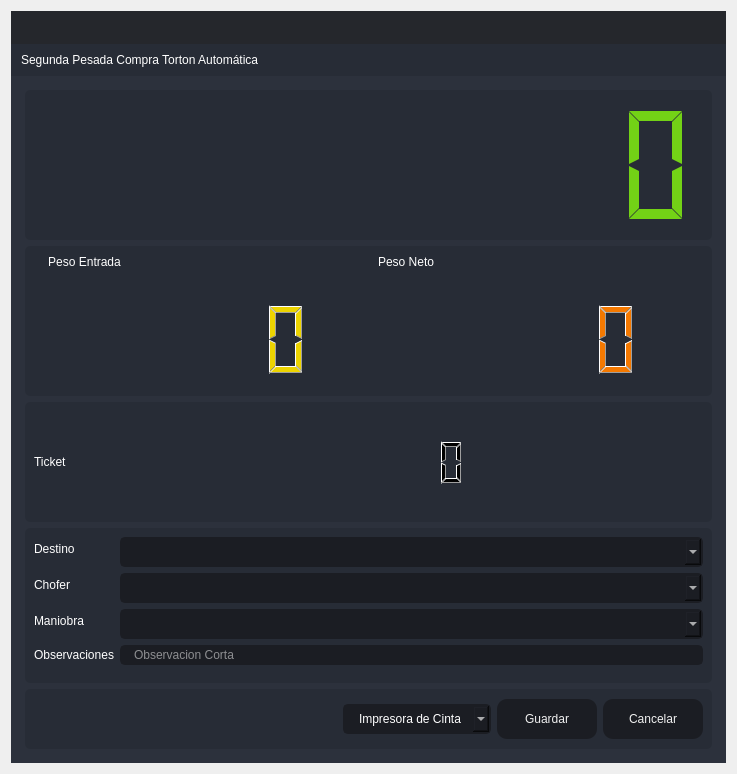
<?xml version="1.0" encoding="UTF-8"?>
<ui version="4.0">
 <class>SegundaPTA</class>
 <widget class="QDialog" name="SegundaPTA">
  <property name="windowModality">
   <enum>Qt::ApplicationModal</enum>
  </property>
  <property name="geometry">
   <rect>
    <x>0</x>
    <y>0</y>
    <width>737</width>
    <height>774</height>
   </rect>
  </property>
  <property name="minimumSize">
   <size>
    <width>737</width>
    <height>774</height>
   </size>
  </property>
  <property name="maximumSize">
   <size>
    <width>737</width>
    <height>774</height>
   </size>
  </property>
  <property name="windowTitle">
   <string>Segunda Pesada Compra Torton Automática</string>
  </property>
  <property name="windowIcon">
   <iconset resource="files.qrc">
    <normaloff>:/16x16/icons/16x16/logo.png</normaloff>:/16x16/icons/16x16/logo.png</iconset>
  </property>
  <layout class="QVBoxLayout" name="verticalLayout_6">
   <item>
    <widget class="QFrame" name="frame_main">
     <property name="styleSheet">
      <string notr="true">/* LINE EDIT */
QLineEdit {
	background-color: rgb(27, 29, 35);
	border-radius: 5px;
	border: 2px solid rgb(27, 29, 35);
	padding-left: 10px;
}
QLineEdit:hover {
	border: 2px solid rgb(64, 71, 88);
}
QLineEdit:focus {
	border: 2px solid rgb(91, 101, 124);
}

/* SCROLL BARS */
QScrollBar:horizontal {
    border: none;
    background: rgb(52, 59, 72);
    height: 14px;
    margin: 0px 21px 0 21px;
	border-radius: 0px;
}
QScrollBar::handle:horizontal {
    background: rgb(85, 170, 255);
    min-width: 25px;
	border-radius: 7px
}
QScrollBar::add-line:horizontal {
    border: none;
    background: rgb(55, 63, 77);
    width: 20px;
	border-top-right-radius: 7px;
    border-bottom-right-radius: 7px;
    subcontrol-position: right;
    subcontrol-origin: margin;
}
QScrollBar::sub-line:horizontal {
    border: none;
    background: rgb(55, 63, 77);
    width: 20px;
	border-top-left-radius: 7px;
    border-bottom-left-radius: 7px;
    subcontrol-position: left;
    subcontrol-origin: margin;
}
QScrollBar::up-arrow:horizontal, QScrollBar::down-arrow:horizontal
{
     background: none;
}
QScrollBar::add-page:horizontal, QScrollBar::sub-page:horizontal
{
     background: none;
}
 QScrollBar:vertical {
	border: none;
    background: rgb(52, 59, 72);
    width: 14px;
    margin: 21px 0 21px 0;
	border-radius: 0px;
 }
 QScrollBar::handle:vertical {	
	background: rgb(85, 170, 255);
    min-height: 25px;
	border-radius: 7px
 }
 QScrollBar::add-line:vertical {
     border: none;
    background: rgb(55, 63, 77);
     height: 20px;
	border-bottom-left-radius: 7px;
    border-bottom-right-radius: 7px;
     subcontrol-position: bottom;
     subcontrol-origin: margin;
 }
 QScrollBar::sub-line:vertical {
	border: none;
    background: rgb(55, 63, 77);
     height: 20px;
	border-top-left-radius: 7px;
    border-top-right-radius: 7px;
     subcontrol-position: top;
     subcontrol-origin: margin;
 }
 QScrollBar::up-arrow:vertical, QScrollBar::down-arrow:vertical {
     background: none;
 }

 QScrollBar::add-page:vertical, QScrollBar::sub-page:vertical {
     background: none;
 }

/* CHECKBOX */
QCheckBox::indicator {
    border: 3px solid rgb(52, 59, 72);
	width: 15px;
	height: 15px;
	border-radius: 10px;
    background: rgb(44, 49, 60);
}
QCheckBox::indicator:hover {
    border: 3px solid rgb(58, 66, 81);
}
QCheckBox::indicator:checked {
    background: 3px solid rgb(52, 59, 72);
	border: 3px solid rgb(52, 59, 72);	
	background-image: url(:/16x16/icons/16x16/cil-check-alt.png);
}

/* RADIO BUTTON */
QRadioButton::indicator {
    border: 3px solid rgb(52, 59, 72);
	width: 15px;
	height: 15px;
	border-radius: 10px;
    background: rgb(44, 49, 60);
}
QRadioButton::indicator:hover {
    border: 3px solid rgb(58, 66, 81);
}
QRadioButton::indicator:checked {
    background: 3px solid rgb(94, 106, 130);
	border: 3px solid rgb(52, 59, 72);	
}

/* COMBOBOX */
QComboBox{
	background-color: rgb(27, 29, 35);
	border-radius: 5px;
	border: 2px solid rgb(27, 29, 35);
	padding: 5px;
	padding-left: 10px;
}
QComboBox:hover{
	border: 2px solid rgb(64, 71, 88);
}
QComboBox::drop-down {
	subcontrol-origin: padding;
	subcontrol-position: top right;
	width: 25px; 
	border-left-width: 3px;
	border-left-color: rgba(39, 44, 54, 150);
	border-left-style: solid;
	border-top-right-radius: 3px;
	border-bottom-right-radius: 3px;	
	background-image: url(:/16x16/icons/16x16/cil-arrow-bottom.png);
	background-position: center;
	background-repeat: no-reperat;
 }
QComboBox QAbstractItemView {
	color: rgb(85, 170, 255);	
	background-color: rgb(27, 29, 35);
	padding: 10px;
	selection-background-color: rgb(39, 44, 54);
}

/* SLIDERS */
QSlider::groove:horizontal {
    border-radius: 9px;
    height: 18px;
	margin: 0px;
	background-color: rgb(52, 59, 72);
}
QSlider::groove:horizontal:hover {
	background-color: rgb(55, 62, 76);
}
QSlider::handle:horizontal {
    background-color: rgb(85, 170, 255);
    border: none;
    height: 18px;
    width: 18px;
    margin: 0px;
	border-radius: 9px;
}
QSlider::handle:horizontal:hover {
    background-color: rgb(105, 180, 255);
}
QSlider::handle:horizontal:pressed {
    background-color: rgb(65, 130, 195);
}

QSlider::groove:vertical {
    border-radius: 9px;
    width: 18px;
    margin: 0px;
	background-color: rgb(52, 59, 72);
}
QSlider::groove:vertical:hover {
	background-color: rgb(55, 62, 76);
}
QSlider::handle:vertical {
    background-color: rgb(85, 170, 255);
	border: none;
    height: 18px;
    width: 18px;
    margin: 0px;
	border-radius: 9px;
}
QSlider::handle:vertical:hover {
    background-color: rgb(105, 180, 255);
}
QSlider::handle:vertical:pressed {
    background-color: rgb(65, 130, 195);
}

</string>
     </property>
     <property name="frameShape">
      <enum>QFrame::NoFrame</enum>
     </property>
     <property name="frameShadow">
      <enum>QFrame::Raised</enum>
     </property>
     <layout class="QVBoxLayout" name="verticalLayout">
      <property name="spacing">
       <number>0</number>
      </property>
      <property name="leftMargin">
       <number>0</number>
      </property>
      <property name="topMargin">
       <number>0</number>
      </property>
      <property name="rightMargin">
       <number>0</number>
      </property>
      <property name="bottomMargin">
       <number>0</number>
      </property>
      <item>
       <widget class="QFrame" name="frame_top">
        <property name="minimumSize">
         <size>
          <width>0</width>
          <height>65</height>
         </size>
        </property>
        <property name="maximumSize">
         <size>
          <width>16777215</width>
          <height>65</height>
         </size>
        </property>
        <property name="styleSheet">
         <string notr="true">background-color: transparent;</string>
        </property>
        <property name="frameShape">
         <enum>QFrame::NoFrame</enum>
        </property>
        <property name="frameShadow">
         <enum>QFrame::Raised</enum>
        </property>
        <layout class="QHBoxLayout" name="horizontalLayout_3">
         <property name="spacing">
          <number>0</number>
         </property>
         <property name="leftMargin">
          <number>0</number>
         </property>
         <property name="topMargin">
          <number>0</number>
         </property>
         <property name="rightMargin">
          <number>0</number>
         </property>
         <property name="bottomMargin">
          <number>0</number>
         </property>
         <item>
          <widget class="QFrame" name="frame_toggle">
           <property name="maximumSize">
            <size>
             <width>70</width>
             <height>16777215</height>
            </size>
           </property>
           <property name="styleSheet">
            <string notr="true">background-color: rgb(27, 29, 35);</string>
           </property>
           <property name="frameShape">
            <enum>QFrame::NoFrame</enum>
           </property>
           <property name="frameShadow">
            <enum>QFrame::Raised</enum>
           </property>
           <layout class="QVBoxLayout" name="verticalLayout_3">
            <property name="spacing">
             <number>0</number>
            </property>
            <property name="leftMargin">
             <number>0</number>
            </property>
            <property name="topMargin">
             <number>0</number>
            </property>
            <property name="rightMargin">
             <number>0</number>
            </property>
            <property name="bottomMargin">
             <number>0</number>
            </property>
           </layout>
          </widget>
         </item>
         <item>
          <widget class="QFrame" name="frame_top_right">
           <property name="styleSheet">
            <string notr="true">background: transparent;</string>
           </property>
           <property name="frameShape">
            <enum>QFrame::NoFrame</enum>
           </property>
           <property name="frameShadow">
            <enum>QFrame::Raised</enum>
           </property>
           <layout class="QVBoxLayout" name="verticalLayout_2">
            <property name="spacing">
             <number>0</number>
            </property>
            <property name="leftMargin">
             <number>0</number>
            </property>
            <property name="topMargin">
             <number>0</number>
            </property>
            <property name="rightMargin">
             <number>0</number>
            </property>
            <property name="bottomMargin">
             <number>0</number>
            </property>
            <item>
             <widget class="QFrame" name="frame_top_btns">
              <property name="maximumSize">
               <size>
                <width>16777215</width>
                <height>42</height>
               </size>
              </property>
              <property name="styleSheet">
               <string notr="true">background-color: rgba(27, 29, 35, 200)</string>
              </property>
              <property name="frameShape">
               <enum>QFrame::NoFrame</enum>
              </property>
              <property name="frameShadow">
               <enum>QFrame::Raised</enum>
              </property>
              <layout class="QHBoxLayout" name="horizontalLayout_4">
               <property name="spacing">
                <number>0</number>
               </property>
               <property name="leftMargin">
                <number>0</number>
               </property>
               <property name="topMargin">
                <number>0</number>
               </property>
               <property name="rightMargin">
                <number>0</number>
               </property>
               <property name="bottomMargin">
                <number>0</number>
               </property>
               <item>
                <widget class="QFrame" name="frame_label_top_btns">
                 <property name="sizePolicy">
                  <sizepolicy hsizetype="Expanding" vsizetype="Preferred">
                   <horstretch>0</horstretch>
                   <verstretch>0</verstretch>
                  </sizepolicy>
                 </property>
                 <property name="frameShape">
                  <enum>QFrame::NoFrame</enum>
                 </property>
                 <property name="frameShadow">
                  <enum>QFrame::Raised</enum>
                 </property>
                 <layout class="QHBoxLayout" name="horizontalLayout_10">
                  <property name="spacing">
                   <number>0</number>
                  </property>
                  <property name="leftMargin">
                   <number>5</number>
                  </property>
                  <property name="topMargin">
                   <number>0</number>
                  </property>
                  <property name="rightMargin">
                   <number>10</number>
                  </property>
                  <property name="bottomMargin">
                   <number>0</number>
                  </property>
                 </layout>
                </widget>
               </item>
               <item alignment="Qt::AlignRight">
                <widget class="QFrame" name="frame_btns_right">
                 <property name="sizePolicy">
                  <sizepolicy hsizetype="Expanding" vsizetype="Preferred">
                   <horstretch>0</horstretch>
                   <verstretch>0</verstretch>
                  </sizepolicy>
                 </property>
                 <property name="maximumSize">
                  <size>
                   <width>120</width>
                   <height>16777215</height>
                  </size>
                 </property>
                 <property name="frameShape">
                  <enum>QFrame::NoFrame</enum>
                 </property>
                 <property name="frameShadow">
                  <enum>QFrame::Raised</enum>
                 </property>
                 <layout class="QHBoxLayout" name="horizontalLayout_5">
                  <property name="spacing">
                   <number>0</number>
                  </property>
                  <property name="leftMargin">
                   <number>0</number>
                  </property>
                  <property name="topMargin">
                   <number>0</number>
                  </property>
                  <property name="rightMargin">
                   <number>0</number>
                  </property>
                  <property name="bottomMargin">
                   <number>0</number>
                  </property>
                 </layout>
                </widget>
               </item>
              </layout>
             </widget>
            </item>
            <item>
             <widget class="QFrame" name="frame_top_info">
              <property name="maximumSize">
               <size>
                <width>16777215</width>
                <height>65</height>
               </size>
              </property>
              <property name="styleSheet">
               <string notr="true">background-color: rgb(39, 44, 54);</string>
              </property>
              <property name="frameShape">
               <enum>QFrame::NoFrame</enum>
              </property>
              <property name="frameShadow">
               <enum>QFrame::Raised</enum>
              </property>
              <layout class="QHBoxLayout" name="horizontalLayout_8">
               <property name="spacing">
                <number>0</number>
               </property>
               <property name="leftMargin">
                <number>10</number>
               </property>
               <property name="topMargin">
                <number>0</number>
               </property>
               <property name="rightMargin">
                <number>10</number>
               </property>
               <property name="bottomMargin">
                <number>0</number>
               </property>
               <item>
                <widget class="QLabel" name="label">
                 <property name="styleSheet">
                  <string notr="true">font: 75 16pt &quot;MS Shell Dlg 2&quot;;
color: rgb(255, 255, 255);</string>
                 </property>
                 <property name="text">
                  <string>Segunda Pesada Compra Torton Automática</string>
                 </property>
                </widget>
               </item>
              </layout>
             </widget>
            </item>
           </layout>
          </widget>
         </item>
        </layout>
       </widget>
      </item>
      <item>
       <widget class="QFrame" name="frame_center">
        <property name="sizePolicy">
         <sizepolicy hsizetype="Expanding" vsizetype="Expanding">
          <horstretch>0</horstretch>
          <verstretch>0</verstretch>
         </sizepolicy>
        </property>
        <property name="styleSheet">
         <string notr="true">background-color: rgb(40, 44, 52);</string>
        </property>
        <property name="frameShape">
         <enum>QFrame::NoFrame</enum>
        </property>
        <property name="frameShadow">
         <enum>QFrame::Raised</enum>
        </property>
        <layout class="QHBoxLayout" name="horizontalLayout_2">
         <property name="spacing">
          <number>0</number>
         </property>
         <property name="leftMargin">
          <number>0</number>
         </property>
         <property name="topMargin">
          <number>0</number>
         </property>
         <property name="rightMargin">
          <number>0</number>
         </property>
         <property name="bottomMargin">
          <number>0</number>
         </property>
         <item>
          <widget class="QFrame" name="frame_content_right">
           <property name="styleSheet">
            <string notr="true">background-color: rgb(44, 49, 60);</string>
           </property>
           <property name="frameShape">
            <enum>QFrame::NoFrame</enum>
           </property>
           <property name="frameShadow">
            <enum>QFrame::Raised</enum>
           </property>
           <layout class="QVBoxLayout" name="verticalLayout_4">
            <property name="spacing">
             <number>0</number>
            </property>
            <property name="leftMargin">
             <number>0</number>
            </property>
            <property name="topMargin">
             <number>0</number>
            </property>
            <property name="rightMargin">
             <number>0</number>
            </property>
            <property name="bottomMargin">
             <number>0</number>
            </property>
            <item>
             <widget class="QFrame" name="frame_content">
              <property name="frameShape">
               <enum>QFrame::NoFrame</enum>
              </property>
              <property name="frameShadow">
               <enum>QFrame::Raised</enum>
              </property>
              <layout class="QVBoxLayout" name="verticalLayout_9">
               <property name="spacing">
                <number>0</number>
               </property>
               <property name="leftMargin">
                <number>5</number>
               </property>
               <property name="topMargin">
                <number>5</number>
               </property>
               <property name="rightMargin">
                <number>5</number>
               </property>
               <property name="bottomMargin">
                <number>5</number>
               </property>
               <item>
                <widget class="QStackedWidget" name="stackedWidget">
                 <property name="styleSheet">
                  <string notr="true">background: transparent;</string>
                 </property>
                 <property name="currentIndex">
                  <number>0</number>
                 </property>
                 <widget class="QWidget" name="page_home">
                  <layout class="QVBoxLayout" name="verticalLayout_10">
                   <item>
                    <widget class="QFrame" name="frame_3">
                     <property name="minimumSize">
                      <size>
                       <width>0</width>
                       <height>150</height>
                      </size>
                     </property>
                     <property name="maximumSize">
                      <size>
                       <width>16777215</width>
                       <height>150</height>
                      </size>
                     </property>
                     <property name="styleSheet">
                      <string notr="true">background-color: rgb(39, 44, 54);
border-radius: 5px;</string>
                     </property>
                     <property name="frameShape">
                      <enum>QFrame::StyledPanel</enum>
                     </property>
                     <property name="frameShadow">
                      <enum>QFrame::Raised</enum>
                     </property>
                     <layout class="QVBoxLayout" name="verticalLayout_11">
                      <item>
                       <layout class="QVBoxLayout" name="verticalLayout_8">
                        <item>
                         <widget class="QLCDNumber" name="lcdNumber_7">
                          <property name="styleSheet">
                           <string notr="true">color:rgb(115, 210, 22)</string>
                          </property>
                          <property name="digitCount">
                           <number>10</number>
                          </property>
                          <property name="segmentStyle">
                           <enum>QLCDNumber::Flat</enum>
                          </property>
                         </widget>
                        </item>
                       </layout>
                      </item>
                     </layout>
                    </widget>
                   </item>
                   <item>
                    <widget class="QFrame" name="frame_4">
                     <property name="minimumSize">
                      <size>
                       <width>0</width>
                       <height>150</height>
                      </size>
                     </property>
                     <property name="maximumSize">
                      <size>
                       <width>16777215</width>
                       <height>150</height>
                      </size>
                     </property>
                     <property name="styleSheet">
                      <string notr="true">background-color: rgb(39, 44, 54);
border-radius: 5px;</string>
                     </property>
                     <property name="frameShape">
                      <enum>QFrame::StyledPanel</enum>
                     </property>
                     <property name="frameShadow">
                      <enum>QFrame::Raised</enum>
                     </property>
                     <layout class="QHBoxLayout" name="horizontalLayout_6">
                      <item>
                       <layout class="QFormLayout" name="formLayout_4">
                        <property name="sizeConstraint">
                         <enum>QLayout::SetDefaultConstraint</enum>
                        </property>
                        <property name="fieldGrowthPolicy">
                         <enum>QFormLayout::FieldsStayAtSizeHint</enum>
                        </property>
                        <property name="rowWrapPolicy">
                         <enum>QFormLayout::DontWrapRows</enum>
                        </property>
                        <property name="labelAlignment">
                         <set>Qt::AlignLeading|Qt::AlignLeft|Qt::AlignVCenter</set>
                        </property>
                        <property name="formAlignment">
                         <set>Qt::AlignHCenter|Qt::AlignTop</set>
                        </property>
                        <property name="horizontalSpacing">
                         <number>10</number>
                        </property>
                        <property name="verticalSpacing">
                         <number>30</number>
                        </property>
                        <property name="leftMargin">
                         <number>0</number>
                        </property>
                        <property name="rightMargin">
                         <number>0</number>
                        </property>
                        <item row="0" column="0">
                         <widget class="QLabel" name="label_3">
                          <property name="layoutDirection">
                           <enum>Qt::LeftToRight</enum>
                          </property>
                          <property name="styleSheet">
                           <string notr="true">color: rgb(255, 255, 255);
font: 75 12pt &quot;MS Shell Dlg 2&quot;;</string>
                          </property>
                          <property name="frameShape">
                           <enum>QFrame::NoFrame</enum>
                          </property>
                          <property name="text">
                           <string>Peso Entrada</string>
                          </property>
                          <property name="alignment">
                           <set>Qt::AlignCenter</set>
                          </property>
                         </widget>
                        </item>
                        <item row="0" column="1">
                         <widget class="QLabel" name="label_4">
                          <property name="styleSheet">
                           <string notr="true">color: rgb(255, 255, 255);
font: 75 12pt &quot;MS Shell Dlg 2&quot;;</string>
                          </property>
                          <property name="text">
                           <string>Peso Neto</string>
                          </property>
                          <property name="alignment">
                           <set>Qt::AlignCenter</set>
                          </property>
                         </widget>
                        </item>
                        <item row="1" column="0">
                         <widget class="QLCDNumber" name="lcdNumber_3">
                          <property name="minimumSize">
                           <size>
                            <width>320</width>
                            <height>80</height>
                           </size>
                          </property>
                          <property name="maximumSize">
                           <size>
                            <width>16777215</width>
                            <height>80</height>
                           </size>
                          </property>
                          <property name="styleSheet">
                           <string notr="true">color:rgb(237, 212, 0)</string>
                          </property>
                         </widget>
                        </item>
                        <item row="1" column="1">
                         <widget class="QLCDNumber" name="lcdNumber_1">
                          <property name="minimumSize">
                           <size>
                            <width>320</width>
                            <height>80</height>
                           </size>
                          </property>
                          <property name="maximumSize">
                           <size>
                            <width>320</width>
                            <height>80</height>
                           </size>
                          </property>
                          <property name="styleSheet">
                           <string notr="true">color: rgb(245, 121, 0)</string>
                          </property>
                         </widget>
                        </item>
                       </layout>
                      </item>
                     </layout>
                    </widget>
                   </item>
                   <item>
                    <widget class="QFrame" name="frame_5">
                     <property name="minimumSize">
                      <size>
                       <width>0</width>
                       <height>100</height>
                      </size>
                     </property>
                     <property name="styleSheet">
                      <string notr="true">background-color: rgb(39, 44, 54);
border-radius: 5px;</string>
                     </property>
                     <property name="frameShape">
                      <enum>QFrame::StyledPanel</enum>
                     </property>
                     <property name="frameShadow">
                      <enum>QFrame::Raised</enum>
                     </property>
                     <layout class="QHBoxLayout" name="horizontalLayout_7">
                      <item>
                       <layout class="QHBoxLayout" name="horizontalLayout">
                        <item>
                         <widget class="QLabel" name="label_5">
                          <property name="styleSheet">
                           <string notr="true">color: rgb(255, 255, 255);
font: 75 12pt &quot;MS Shell Dlg 2&quot;;</string>
                          </property>
                          <property name="text">
                           <string>Ticket</string>
                          </property>
                         </widget>
                        </item>
                        <item>
                         <widget class="QLCDNumber" name="lcdNumber_9">
                          <property name="minimumSize">
                           <size>
                            <width>600</width>
                            <height>50</height>
                           </size>
                          </property>
                          <property name="maximumSize">
                           <size>
                            <width>600</width>
                            <height>50</height>
                           </size>
                          </property>
                          <property name="layoutDirection">
                           <enum>Qt::RightToLeft</enum>
                          </property>
                          <property name="autoFillBackground">
                           <bool>false</bool>
                          </property>
                         </widget>
                        </item>
                       </layout>
                      </item>
                     </layout>
                    </widget>
                   </item>
                   <item>
                    <widget class="QFrame" name="frame">
                     <property name="styleSheet">
                      <string notr="true">background-color: rgb(39, 44, 54);
border-radius: 5px;</string>
                     </property>
                     <property name="frameShape">
                      <enum>QFrame::StyledPanel</enum>
                     </property>
                     <property name="frameShadow">
                      <enum>QFrame::Raised</enum>
                     </property>
                     <layout class="QVBoxLayout" name="verticalLayout_5">
                      <item>
                       <layout class="QVBoxLayout" name="verticalLayout_12">
                        <item>
                         <layout class="QFormLayout" name="formLayout">
                          <item row="1" column="0">
                           <widget class="QLabel" name="label_2">
                            <property name="styleSheet">
                             <string notr="true">color: rgb(255, 255, 255);
font: 75 12pt &quot;MS Shell Dlg 2&quot;;</string>
                            </property>
                            <property name="text">
                             <string>Destino</string>
                            </property>
                           </widget>
                          </item>
                          <item row="1" column="1">
                           <widget class="QComboBox" name="comboBox_destino">
                            <property name="styleSheet">
                             <string notr="true">QComboBox{
	background-color: rgb(27, 29, 35);
	border-radius: 5px;
	border: 2px solid rgb(27, 29, 35);
	padding: 5px;
	padding-left: 14px;
	color: rgb(255, 255, 255);
    font: 75 12pt &quot;MS Shell Dlg 2&quot;;
}
QComboBox:hover{
	border: 2px solid rgb(64, 71, 88);
}
QComboBox QAbstractItemView {
	color: rgb(85, 170, 255);	
	background-color: rgb(27, 29, 35);
	padding: 10px;
	selection-background-color: rgb(39, 44, 54);
}</string>
                            </property>
                           </widget>
                          </item>
                          <item row="2" column="0">
                           <widget class="QLabel" name="label_6">
                            <property name="styleSheet">
                             <string notr="true">color: rgb(255, 255, 255);
font: 75 12pt &quot;MS Shell Dlg 2&quot;;</string>
                            </property>
                            <property name="text">
                             <string>Chofer</string>
                            </property>
                           </widget>
                          </item>
                          <item row="2" column="1">
                           <widget class="QComboBox" name="comboBox_operador">
                            <property name="styleSheet">
                             <string notr="true">QComboBox{
	background-color: rgb(27, 29, 35);
	border-radius: 5px;
	border: 2px solid rgb(27, 29, 35);
	padding: 5px;
	padding-left: 14px;
	color: rgb(255, 255, 255);
    font: 75 12pt &quot;MS Shell Dlg 2&quot;;
}
QComboBox:hover{
	border: 2px solid rgb(64, 71, 88);
}
QComboBox QAbstractItemView {
	color: rgb(85, 170, 255);	
	background-color: rgb(27, 29, 35);
	padding: 10px;
	selection-background-color: rgb(39, 44, 54);
}</string>
                            </property>
                           </widget>
                          </item>
                          <item row="4" column="0">
                           <widget class="QLabel" name="label_7">
                            <property name="styleSheet">
                             <string notr="true">color: rgb(255, 255, 255);
font: 75 12pt &quot;MS Shell Dlg 2&quot;;</string>
                            </property>
                            <property name="text">
                             <string>Observaciones</string>
                            </property>
                           </widget>
                          </item>
                          <item row="5" column="0">
                           <widget class="Line" name="line">
                            <property name="orientation">
                             <enum>Qt::Horizontal</enum>
                            </property>
                           </widget>
                          </item>
                          <item row="3" column="0">
                           <widget class="QLabel" name="label_8">
                            <property name="styleSheet">
                             <string notr="true">color: rgb(255, 255, 255);
font: 75 12pt &quot;MS Shell Dlg 2&quot;;</string>
                            </property>
                            <property name="text">
                             <string>Maniobra</string>
                            </property>
                           </widget>
                          </item>
                          <item row="3" column="1">
                           <widget class="QComboBox" name="comboBox_maniobra">
                            <property name="styleSheet">
                             <string notr="true">QComboBox{
	background-color: rgb(27, 29, 35);
	border-radius: 5px;
	border: 2px solid rgb(27, 29, 35);
	padding: 5px;
	padding-left: 14px;
	color: rgb(255, 255, 255);
    font: 75 12pt &quot;MS Shell Dlg 2&quot;;
}
QComboBox:hover{
	border: 2px solid rgb(64, 71, 88);
}
QComboBox QAbstractItemView {
	color: rgb(85, 170, 255);	
	background-color: rgb(27, 29, 35);
	padding: 10px;
	selection-background-color: rgb(39, 44, 54);
}</string>
                            </property>
                           </widget>
                          </item>
                          <item row="4" column="1">
                           <widget class="QLineEdit" name="observaciones">
                            <property name="styleSheet">
                             <string notr="true">QLineEdit {
	background-color: rgb(27, 29, 35);
	border-radius: 5px;
	border: 2px solid rgb(27, 29, 35);
	padding-left: 10px;
	font: 75 12pt &quot;MS Shell Dlg 2&quot;;
	color: rgb(255, 255, 255);
}
QLineEdit:hover {
	border: 2px solid rgb(64, 71, 88);
}
QLineEdit:focus {
	border: 2px solid rgb(91, 101, 124);
}</string>
                            </property>
                            <property name="maxLength">
                             <number>125</number>
                            </property>
                            <property name="placeholderText">
                             <string>Observacion Corta</string>
                            </property>
                           </widget>
                          </item>
                         </layout>
                        </item>
                       </layout>
                      </item>
                     </layout>
                    </widget>
                   </item>
                   <item>
                    <widget class="QFrame" name="frame_2">
                     <property name="minimumSize">
                      <size>
                       <width>0</width>
                       <height>60</height>
                      </size>
                     </property>
                     <property name="maximumSize">
                      <size>
                       <width>16777215</width>
                       <height>60</height>
                      </size>
                     </property>
                     <property name="styleSheet">
                      <string notr="true">background-color: rgb(39, 44, 54);
border-radius: 5px;</string>
                     </property>
                     <property name="frameShape">
                      <enum>QFrame::StyledPanel</enum>
                     </property>
                     <property name="frameShadow">
                      <enum>QFrame::Raised</enum>
                     </property>
                     <layout class="QHBoxLayout" name="horizontalLayout_9">
                      <item>
                       <layout class="QGridLayout" name="gridLayout">
                        <item row="0" column="0">
                         <spacer name="horizontalSpacer">
                          <property name="orientation">
                           <enum>Qt::Horizontal</enum>
                          </property>
                          <property name="sizeHint" stdset="0">
                           <size>
                            <width>40</width>
                            <height>20</height>
                           </size>
                          </property>
                         </spacer>
                        </item>
                        <item row="0" column="2">
                         <widget class="QPushButton" name="btn_guardar">
                          <property name="minimumSize">
                           <size>
                            <width>100</width>
                            <height>40</height>
                           </size>
                          </property>
                          <property name="styleSheet">
                           <string notr="true">QPushButton {
	border-color: rgb(27, 29, 35);
	font: 75 10pt &quot;MS Shell Dlg 2&quot;;
	color: rgb(240, 240, 240);
	background-color: rgb(27, 29, 35);
	border: 0px solid;
	border-radius: 10px;	
}
QPushButton:hover {
	background-color:rgb(44, 49, 60);
	border-color: rgb(27, 29, 35);
	border: 2px solid;
}</string>
                          </property>
                          <property name="text">
                           <string>Guardar</string>
                          </property>
                         </widget>
                        </item>
                        <item row="0" column="3">
                         <widget class="QPushButton" name="btnr">
                          <property name="minimumSize">
                           <size>
                            <width>100</width>
                            <height>40</height>
                           </size>
                          </property>
                          <property name="styleSheet">
                           <string notr="true">QPushButton {
	border-color: rgb(27, 29, 35);
	font: 75 10pt &quot;MS Shell Dlg 2&quot;;
	color: rgb(240, 240, 240);
	background-color: rgb(27, 29, 35);
	border: 0px solid;
	border-radius: 10px;	
}
QPushButton:hover {
	background-color:rgb(44, 49, 60);
	border-color: rgb(27, 29, 35);
	border: 2px solid;
}</string>
                          </property>
                          <property name="text">
                           <string>Cancelar</string>
                          </property>
                         </widget>
                        </item>
                        <item row="0" column="1">
                         <widget class="QComboBox" name="comboBox_impresora">
                          <property name="styleSheet">
                           <string notr="true">QComboBox{
	background-color: rgb(27, 29, 35);
	border-radius: 5px;
	border: 2px solid rgb(27, 29, 35);
	padding: 5px;
	padding-left: 14px;
	color: rgb(255, 255, 255);
    font: 75 12pt &quot;MS Shell Dlg 2&quot;;
}
QComboBox:hover{
	border: 2px solid rgb(64, 71, 88);
}
QComboBox QAbstractItemView {
	color: rgb(85, 170, 255);	
	background-color: rgb(27, 29, 35);
	padding: 10px;
	selection-background-color: rgb(39, 44, 54);
}</string>
                          </property>
                          <item>
                           <property name="text">
                            <string>Impresora de Cinta</string>
                           </property>
                          </item>
                          <item>
                           <property name="text">
                            <string>Impresora Windows</string>
                           </property>
                          </item>
                         </widget>
                        </item>
                       </layout>
                      </item>
                     </layout>
                    </widget>
                   </item>
                  </layout>
                 </widget>
                </widget>
               </item>
              </layout>
             </widget>
            </item>
           </layout>
          </widget>
         </item>
        </layout>
       </widget>
      </item>
     </layout>
    </widget>
   </item>
  </layout>
 </widget>
 <resources>
  <include location="files.qrc"/>
 </resources>
 <connections/>
</ui>
